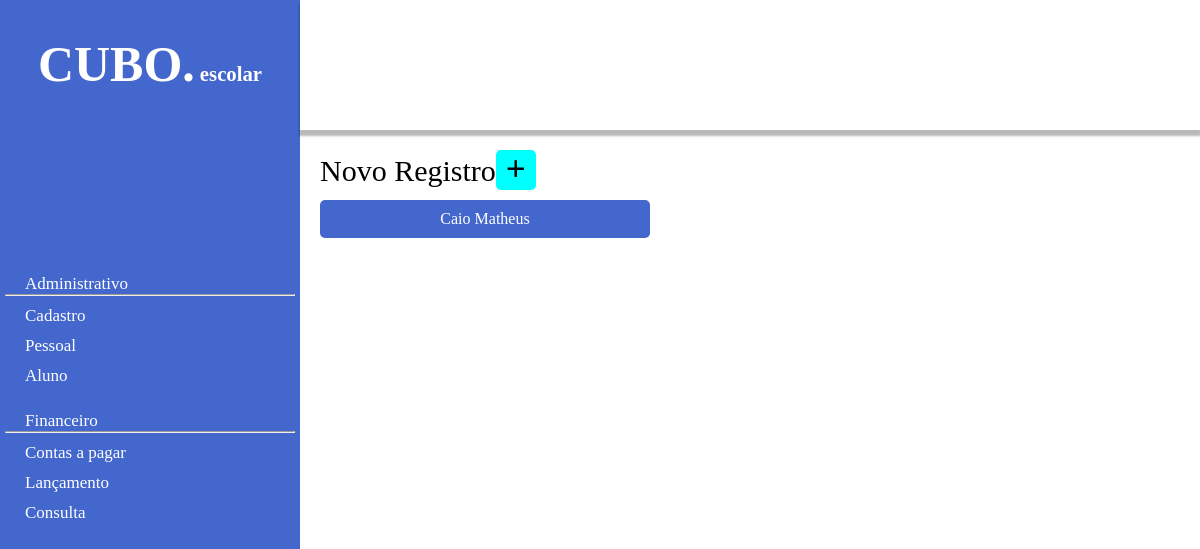
Before: / with the older database file.
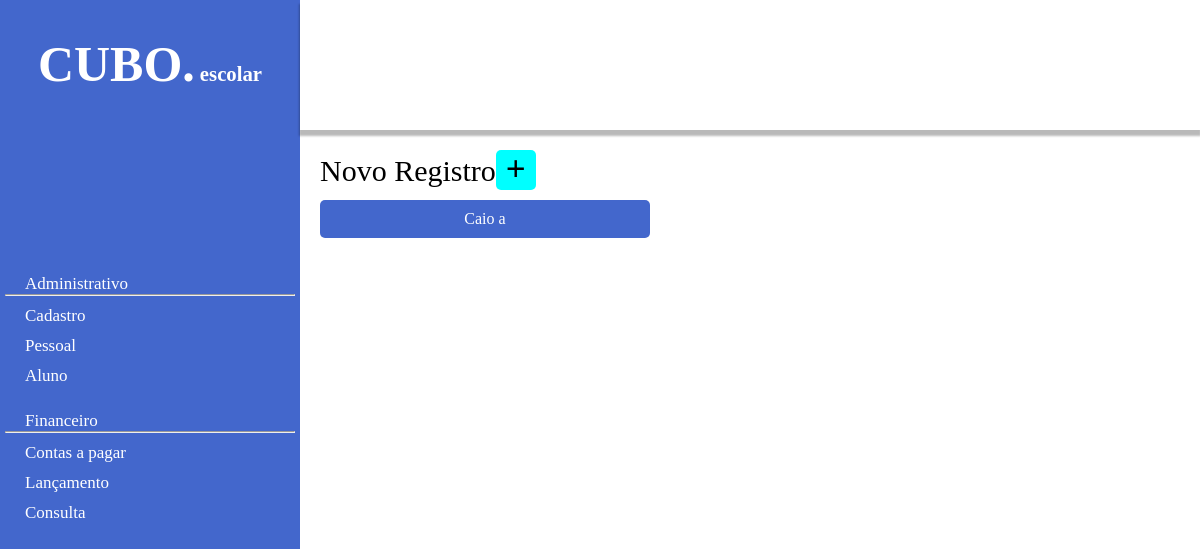
After: the same page with the newer database file.
### register/models.py (models this page shows, shortened)
class Cadas(models.Model):
    nome = models.CharField(max_length=50)
    sobrenome = models.CharField(max_length=50)
    email = models.EmailField()
    data_nascimento = models.DateField()
    celular = models.IntegerField()
    genero = models.CharField(max_length=1, choices=sexo_escolha, default='', blank=True)
    leg_prog = models.CharField(max_length=2,choices=program_escolhas, default='', blank=True)
    trabalhou = models.BooleanField()
    softskills = models.CharField(max_length=150, blank=True)

### register/views.py (the view)
# urls.py: path('', list_registered, name='list_registered'),
def list_registered(request):
    clientes = Cadas.objects.all()
    return render(request, 'index-client.html', {'clientes': clientes})

### register/templates/index-client.html (shortened to what this page needs)
<!doctype html>
{% load static %}
<html lang="pt-br">
<head>
    <link rel="stylesheet" href="{% static 'css/Style-Geral.css' %}">
    <link rel="stylesheet" href="{% static 'css/Lista.css' %}">
</head>
<body>
    <div class='sidebar'>
        <span ><h1>CUBO.</h1><h5>escolar</h5></span>
        <div class='list_sidebar'>
            <ul>
                <li>
                    <p>Administrativo</p>
                    <hr>
                </li>
                <li>
                    <p >Cadastro</p>
                </li>
                <li>
                    <p>Pessoal</p>
                </li>
                <li>
                    <p>Aluno</p>
                </li>
            </ul>
            <ul id="Fin_marg">
                <li>
                    <p>Financeiro</p>
                    <hr>
                </li>
                <li>
                    <p>Contas a pagar</p>
                </li>
                <li>
                    <p>Lançamento</p>
                </li>
                <li>
                    <p>Consulta</p>
                </li>
            </ul>
        </div>
    </div>
    <div class="person_conteudo">
        <div class='bar_person'>
        </div>
        <div class='conteudo'>
            <a id="new_reg" href="{% url 'create_register'%}">Novo Registro <h1>+</h1></a>
            <ul class='list_registered'>
                {% for cliente in clientes %}
                <a href="{% url 'update_register' cliente.id %}">
                <li>{{cliente.nome}}</li>
                </a>
                {% endfor %}
            </ul>
        </div>
    </div>
</body>
</html>

### register/static/css/Style-Geral.css (style rules this page uses)
* { padding:0; margin: 0; box-sizing: border-box; list-style: none; }
body { width: 100vw; height: 100vh; display: flex; flex-direction: row; }
span { display: flex; align-items: baseline; gap: 5px; margin-top: 35px; font-size: 25px; color: white; }
.sidebar { height: 100vh; width: 2500px; background-color: rgb(67, 103, 204); display: flex; flex-direction: column; align-items: center; }
.person_conteudo { display: flex; flex-direction: column; }
.bar_person { width: calc(100vw - 300px); height: 130px; background-color: rgb(255, 255, 255); box-shadow: 0px 5px 2px 1px rgba(0, 0, 0, 0.274); }
.list_sidebar { width: 290px; height: 75vh; display: flex; flex-direction: column; justify-content: center; }
li { cursor: pointer; }
p { margin-left: 20px; margin-top: 10px; color: white; font-size: 17px; }
#Fin_marg { margin-top: 15px; }
.conteudo { width: calc(100vw - 300px); height: calc(100vh - 130px); padding: 20px; }

### register/static/css/Lista.css (style rules this page uses)
.list_registered { display: grid; grid-template-columns: repeat(3, 1fr); }
.conteudo li { width: 330px; padding: 10px; background-color: rgb(67, 103, 204); border-radius: 5px; color: white; text-align:center; margin-top: 10px; }
#new_reg { color: rgb(0, 0, 0); font-size: 30px; display: flex; align-items: baseline; width: 240px; }
a:link { color: white; text-decoration: none!important; }
.conteudo h1 { font-size: 35px; width: 40px; height: 40px; background-color: aqua; border-radius: 5px; text-align: center; }

Changed rows visible on the page:
changed Cadas: nome "Caio Matheus" → "Caio a"
